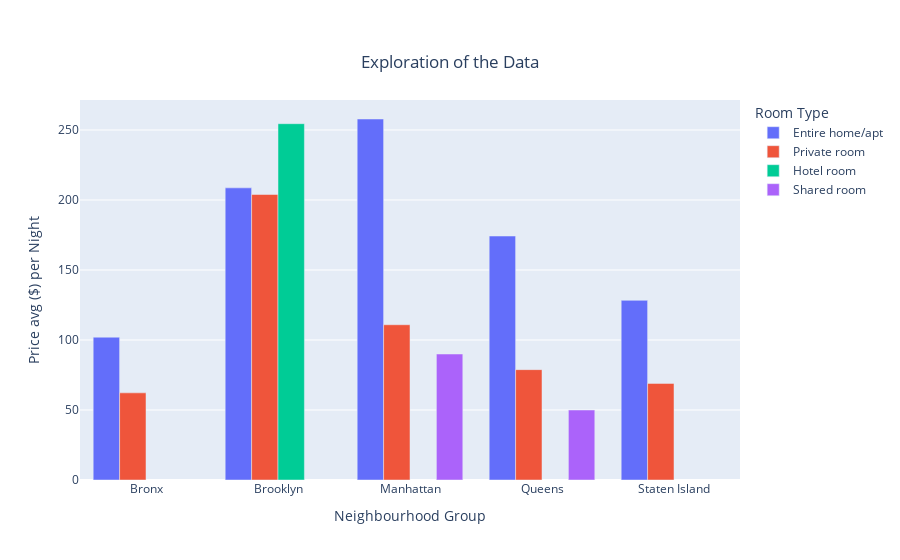

Source (notebook cell):
### Markdown cell above
#### Bar Plot

### Code cell
import plotly.express as px

df_grouped=df.groupby(['neighbourhood_group','room_type'], as_index=False).agg({'price': ['mean', 'min', 'max']})
df_grouped

#Converting multi-index to single index

#df_grouped.columns = df_grouped.columns.get_level_values(0)
df_grouped.columns = [' '.join(col).strip() for col in df_grouped.columns.values]

df_grouped.columns


#index of df_grouped to column
# df_grouped.reset_index(inplace=True)

#list the columns of df_grouped
df_grouped.columns #---> its multi-index

fig = px.bar(df_grouped, x="neighbourhood_group", y='price mean', title="Exploration of the Data",
              color='room_type', barmode='group',
                    labels={
                     "neighbourhood_group": "Neighbourhood Group",
                     "price mean": "Price avg ($) per Night",
                     "room_type": "Room Type"
                 },)

fig.update_layout(
    title={
        #'text': "Plot Title if not specified before",
        'y':0.9,
        'x':0.5,
        'xanchor': 'center',
        'yanchor': 'top'})


fig.show()

### Figure 1 — Plotly figure (JSON) as saved in the notebook; plotly's stock layout.template omitted (floating-point values rounded to 4 significant figures)
{"data": [{"alignmentgroup": "True", "hovertemplate": "Room Type=Entire home/apt<br>Neighbourhood Group=%{x}<br>Price avg ($) per Night=%{y}<extra></extra>", "legendgroup": "Entire home/apt", "marker": {"color": "#636efa", "pattern": {"shape": ""}}, "name": "Entire home/apt", "offsetgroup": "Entire home/apt", "orientation": "v", "showlegend": true, "textposition": "auto", "type": "bar", "x": ["Bronx", "Brooklyn", "Manhattan", "Queens", "Staten Island"], "xaxis": "x", "y": [102, 208.7, 257.9, 174.3, 128.3], "yaxis": "y"}, {"alignmentgroup": "True", "hovertemplate": "Room Type=Private room<br>Neighbourhood Group=%{x}<br>Price avg ($) per Night=%{y}<extra></extra>", "legendgroup": "Private room", "marker": {"color": "#EF553B", "pattern": {"shape": ""}}, "name": "Private room", "offsetgroup": "Private room", "orientation": "v", "showlegend": true, "textposition": "auto", "type": "bar", "x": ["Bronx", "Brooklyn", "Manhattan", "Queens", "Staten Island"], "xaxis": "x", "y": [62.25, 203.9, 110.9, 78.83, 69], "yaxis": "y"}, {"alignmentgroup": "True", "hovertemplate": "Room Type=Hotel room<br>Neighbourhood Group=%{x}<br>Price avg ($) per Night=%{y}<extra></extra>", "legendgroup": "Hotel room", "marker": {"color": "#00cc96", "pattern": {"shape": ""}}, "name": "Hotel room", "offsetgroup": "Hotel room", "orientation": "v", "showlegend": true, "textposition": "auto", "type": "bar", "x": ["Brooklyn"], "xaxis": "x", "y": [254.5], "yaxis": "y"}, {"alignmentgroup": "True", "hovertemplate": "Room Type=Shared room<br>Neighbourhood Group=%{x}<br>Price avg ($) per Night=%{y}<extra></extra>", "legendgroup": "Shared room", "marker": {"color": "#ab63fa", "pattern": {"shape": ""}}, "name": "Shared room", "offsetgroup": "Shared room", "orientation": "v", "showlegend": true, "textposition": "auto", "type": "bar", "x": ["Manhattan", "Queens"], "xaxis": "x", "y": [90, 50], "yaxis": "y"}], "layout": {"barmode": "group", "legend": {"title": {"text": "Room Type"}, "tracegroupgap": 0}, "title": {"text": "Exploration of the Data", "x": 0.5, "xanchor": "center", "y": 0.9, "yanchor": "top"}, "xaxis": {"anchor": "y", "domain": [0, 1], "title": {"text": "Neighbourhood Group"}}, "yaxis": {"anchor": "x", "domain": [0, 1], "title": {"text": "Price avg ($) per Night"}}}}
